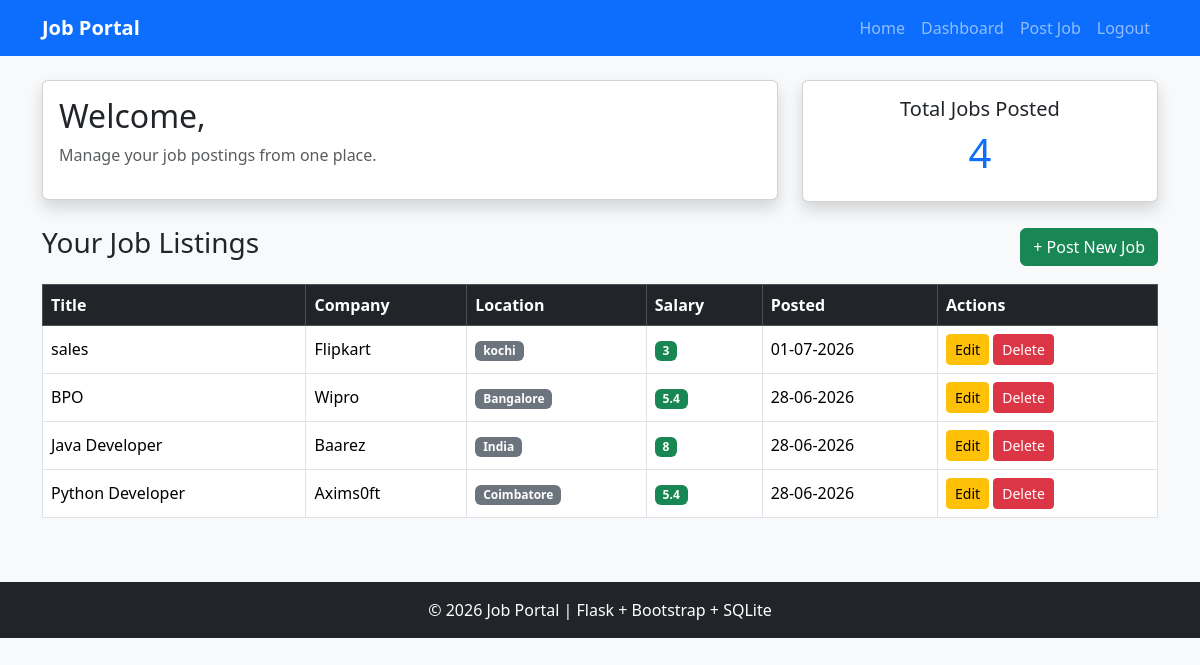
Page /employer_dashboard (signed in) on the earlier database version.
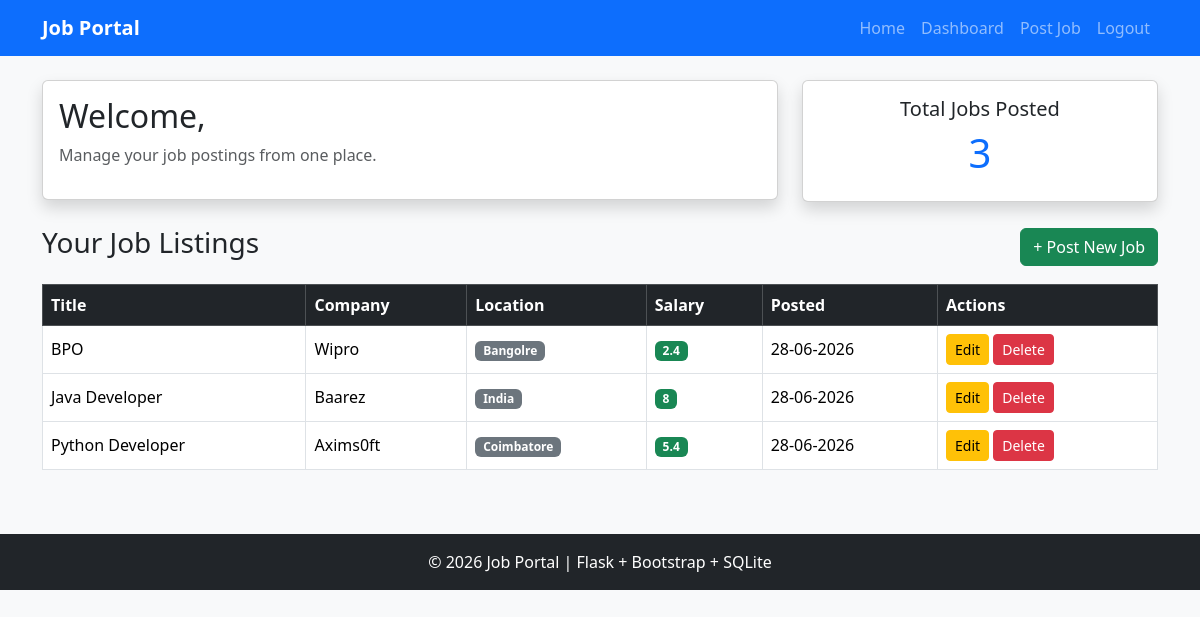
Same page on the later database version.
### tables this page shows
CREATE TABLE jobs
    (
        id INTEGER PRIMARY KEY AUTOINCREMENT,

        employer_id INTEGER NOT NULL,

        company_name TEXT NOT NULL,

        job_title TEXT NOT NULL,

        location TEXT NOT NULL,

        experience TEXT NOT NULL,

        salary TEXT NOT NULL,

        skills TEXT NOT NULL,

        description TEXT NOT NULL,

        posted_date TEXT NOT NULL,

        FOREIGN KEY (employer_id)
        REFERENCES users(id)
    );

### app.py (the view)
@app.route("/employer_dashboard")
@login_required(role="Employer")
def employer_dashboard():
    jobs = get_jobs_by_employer(session["user_id"])
    return render_template(
        "employer_dashboard.html",
        jobs=jobs,
        total_jobs=len(jobs)
    )

### app.py (called while the page is built)
def login_required(role=None):
    def decorator(view_function):
        @wraps(view_function)
        def wrapper(*args, **kwargs):
            if "user_id" not in session:
                flash("Please login to continue.", "warning")
                return redirect(url_for("login"))
            if role and session.get("role") != role:
                flash("You are not authorized to access this page.", "danger")
                return redirect(url_for("home"))
            return view_function(*args, **kwargs)
        return wrapper
    return decorator

### database.py (called while the page is built)
def get_connection():
    conn = sqlite3.connect(DATABASE_NAME)
    conn.row_factory = sqlite3.Row
    return conn

def get_jobs_by_employer(employer_id):
    conn = get_connection()
    jobs = conn.execute("""
    SELECT *
    FROM jobs
    WHERE employer_id = ?
    ORDER BY id DESC
    """,
    (employer_id,)
    ).fetchall()
    conn.close()
    return jobs

### templates/employer_dashboard.html (shortened to what this page needs)
{% extends "base.html" %}
{% block content %}
<div class="row mb-4">
    <div class="col-md-8">
        <div class="card shadow">
            <div class="card-body">
                <h2>
                    Welcome,
                </h2>
                <p class="text-muted">
                    Manage your job postings from one place.
                </p>
            </div>
        </div>
    </div>
    <div class="col-md-4">
        <div class="card shadow text-center">
            <div class="card-body">
                <h5>Total Jobs Posted</h5>
                <h1 class="text-primary">
                    {{ total_jobs }}
                </h1>
            </div>
        </div>
    </div>
</div>
<div class="d-flex justify-content-between align-items-center mb-3">
    <h3>
        Your Job Listings
    </h3>
    <a
        href="{{ url_for('post_job') }}"
        class="btn btn-success">
        + Post New Job
    </a>
</div>
{% if jobs %}
<div class="table-responsive">
<table class="table table-hover table-bordered align-middle">
    <thead class="table-dark">
        <tr>
            <th>Title</th>
            <th>Company</th>
            <th>Location</th>
            <th>Salary</th>
            <th>Posted</th>
            <th width="220">
                Actions
            </th>
        </tr>
    </thead>
    <tbody>
    {% for job in jobs %}
    <tr>
        <td>
            {{ job["job_title"] }}
        </td>
        <td>
            {{ job["company_name"] }}
        </td>
        <td>
            <span class="badge bg-secondary">
                {{ job["location"] }}
            </span>
        </td>
        <td>
            <span class="badge bg-success">
                {{ job["salary"] }}
            </span>
        </td>
        <td>
            {{ job["posted_date"] }}
        </td>
        <td>
            <a
                href="{{ url_for('edit_job', job_id=job['id']) }}"
                class="btn btn-warning btn-sm">
                Edit
            </a>
            <button
                class="btn btn-danger btn-sm"
                data-bs-toggle="modal"
                data-bs-target="#deleteModal{{ job['id'] }}">
                Delete
            </button>
        </td>
    </tr>
    {% endfor %}
    </tbody>
</table>
</div>
{% endif %}
{% endblock %}

Differences in the rows shown:
removed jobs: job_title "sales", company_name "Flipkart", location "kochi", salary "3", posted_date "01-07-2026"
changed jobs "BPO": location "Bangalore" → "Bangolre"; salary "5.4" → "2.4"
Other differences:
{{ total_jobs }}: "4" → "3"
